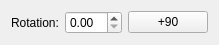
<?xml version="1.0" encoding="UTF-8"?>
<ui version="4.0">
 <class>RotationWidget</class>
 <widget class="QWidget" name="RotationWidget">
  <property name="geometry">
   <rect>
    <x>0</x>
    <y>0</y>
    <width>203</width>
    <height>39</height>
   </rect>
  </property>
  <property name="windowTitle">
   <string>Form</string>
  </property>
  <layout class="QFormLayout" name="formLayout_2">
   <item row="0" column="0">
    <layout class="QHBoxLayout" name="horizontalLayout">
     <item>
      <layout class="QFormLayout" name="formLayout">
       <item row="0" column="0">
        <widget class="QLabel" name="rotationLabel">
         <property name="text">
          <string>Rotation:</string>
         </property>
         <property name="buddy">
          <cstring>rotationSpinBox</cstring>
         </property>
        </widget>
       </item>
       <item row="0" column="1">
        <widget class="ScrSpinBox" name="rotationSpinBox"/>
       </item>
      </layout>
     </item>
     <item>
      <widget class="QPushButton" name="rot90Button">
       <property name="focusPolicy">
        <enum>Qt::NoFocus</enum>
       </property>
       <property name="text">
        <string>+90</string>
       </property>
       <property name="flat">
        <bool>false</bool>
       </property>
      </widget>
     </item>
    </layout>
   </item>
  </layout>
 </widget>
 <customwidgets>
  <customwidget>
   <class>ScrSpinBox</class>
   <extends>QDoubleSpinBox</extends>
   <header>ui/scrspinbox.h</header>
  </customwidget>
 </customwidgets>
 <resources/>
 <connections/>
</ui>
